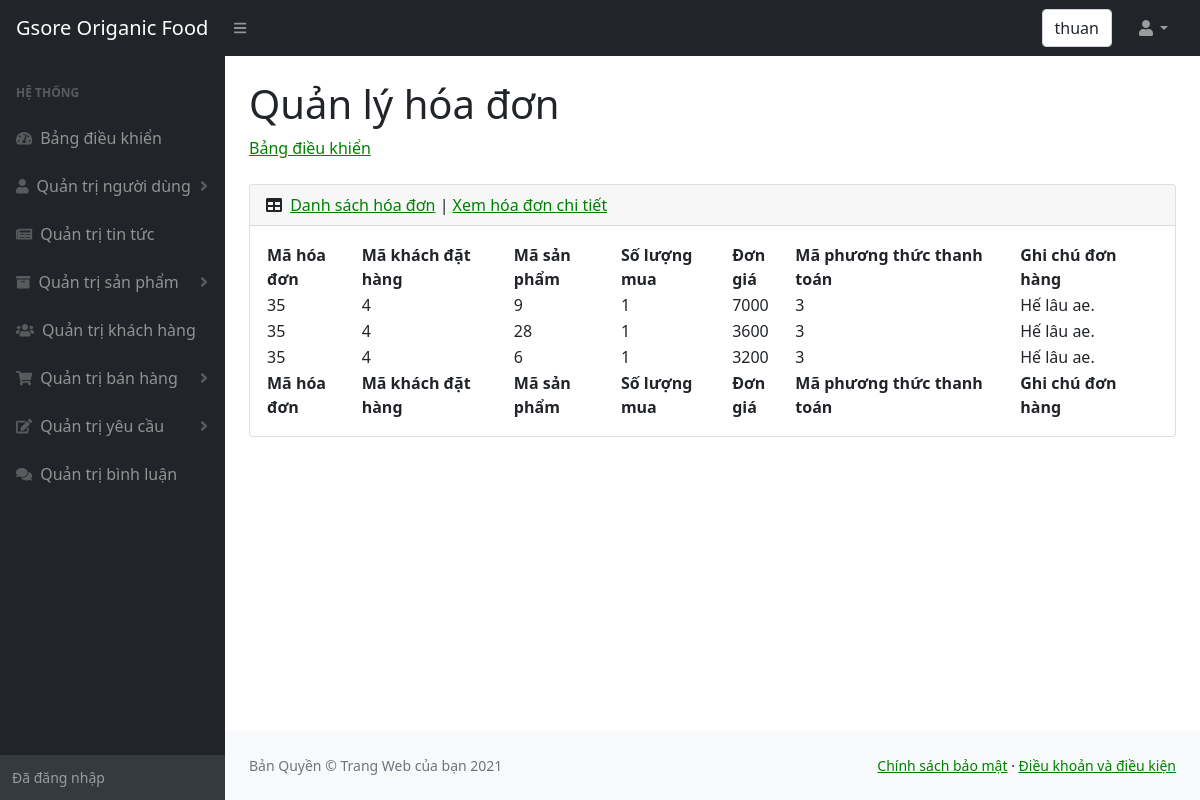
Screenshot of /admin/hoadonxemchitiet.php?id=35 (signed in) with the database file from the repository.
### tables this page shows
CREATE TABLE `chitiethoadon` (
  `mahoadon` int(10) NOT NULL,
  `masanpham` int(10) NOT NULL,
  `soluongmua` int(15) NOT NULL,
  `dongia` float NOT NULL,
  `maphuongthucthanhtoan` int(11) NOT NULL,
  `ghichudonhang` text DEFAULT NULL,
  `makhachdathang` int(11) NOT NULL
);

### admin/hoadonxemchitiet.php (the view, shortened to what this page needs)
<!DOCTYPE html>
<html lang="en">
    <head>
        <link href="https://cdn.jsdelivr.net/npm/simple-datatables@latest/dist/style.css" rel="stylesheet" />
        <link href="css/styles.css" rel="stylesheet" />
    </head>
    <body class="sb-nav-fixed">
        <nav class="sb-topnav navbar navbar-expand navbar-dark bg-dark">
            <a class="navbar-brand ps-3" href="../index.php">Gsore Origanic Food </a>
            <button class="btn btn-link btn-sm order-1 order-lg-0 me-4 me-lg-0" id="sidebarToggle" href="#!"><i class="fas fa-bars"></i></button>
            <form class="d-none d-md-inline-block form-inline ms-auto me-0 me-md-3 my-2 my-md-0">
                <div class="input-group">
                  <div class="form-control"><?php  echo $_SESSION['ten_nguoi_dung'];?>  </div>
                </div>
            </form>
            <ul class="navbar-nav ms-auto ms-md-0 me-3 me-lg-4">
                <li class="nav-item dropdown">
                    <a class="nav-link dropdown-toggle" id="navbarDropdown" href="#" role="button" data-bs-toggle="dropdown" aria-expanded="false"><i class="fas fa-user fa-fw"></i></a>
                </li>
            </ul>
        </nav>
        <div id="layoutSidenav">
        <div id="layoutSidenav_nav" >
                <nav class="sb-sidenav accordion sb-sidenav-dark" id="sidenavAccordion">
                    <div class="sb-sidenav-menu">
                        <div class="nav">
                            <div class="sb-sidenav-menu-heading">Hệ thống</div>
                            <a class="nav-link" href="index.php">
                                <div class="sb-nav-link-icon"><i class="fas fa-tachometer-alt"></i></div>
                                Bảng điều khiển
                            </a>
                            <a class="nav-link collapsed" href="nguoidung.php" data-bs-toggle="collapse" data-bs-target="#collapseOne" aria-expanded="false" aria-controls="collapseOne">
                                <div class="sb-nav-link-icon"><i class="fas fa-user"></i></div>
                                Quản trị người dùng
                                <div class="sb-sidenav-collapse-arrow"><i class="fas fa-angle-down"></i></div>
                            </a>
                            <a class="nav-link" href="tintuc.php">
                                <div class="sb-nav-link-icon"><i class="fas fa-newspaper"></i></div>
                                    Quản trị tin tức
                            </a>
                            <a class="nav-link collapsed" href="#" data-bs-toggle="collapse" data-bs-target="#collapseTwo" aria-expanded="false" aria-controls="collapseTwo">
                                <div class="sb-nav-link-icon"><i class="fas fa-archive"></i></div>
                                Quản trị sản phẩm
                                <div class="sb-sidenav-collapse-arrow"><i class="fas fa-angle-down"></i></div>
                            </a>
                            <a class="nav-link" href="khachhang.php">
                                <div class="sb-nav-link-icon"><i class="fas fa-users"></i></div>
                                Quản trị khách hàng
                            </a>
                            <a class="nav-link collapsed" href="#" data-bs-toggle="collapse" data-bs-target="#collapseThree" aria-expanded="false" aria-controls="collapseThree">
                                <div class="sb-nav-link-icon"><i class="fas fa-shopping-cart"></i></div>
                                Quản trị bán hàng
                                <div class="sb-sidenav-collapse-arrow"><i class="fas fa-angle-down"></i></div>
                            </a>
                            <a class="nav-link collapsed" href="#" data-bs-toggle="collapse" data-bs-target="#collapseFour" aria-expanded="false" aria-controls="collapseFour">
                                <div class="sb-nav-link-icon"><i class="fas fa-edit"></i></div>
                                Quản trị yêu cầu
                                <div class="sb-sidenav-collapse-arrow"><i class="fas fa-angle-down"></i></div>
                            </a>
                            <a class="nav-link" href="binhluan.php">
                                <div class="sb-nav-link-icon"><i class="fas fa-comments"></i></div>
                                Quản trị bình luận
                            </a>
                        </div>
                    </div>
                    <div class="sb-sidenav-footer">
                        <div class="small">Đã đăng nhập</div>
                    </div>
                </nav>
            </div>
            <div id="layoutSidenav_content">
                <main>
                    <div class="container-fluid px-4">
                        <h1 class="mt-4">Quản lý hóa đơn</h1>
                        <ol class="breadcrumb mb-4">
                            <li class="breadcrumb-item"><a href="index.php">Bảng điều khiển</a></li>
                        </ol>
                        <div class="card mb-4">
                            <div class="card-header">
                                <i class="fas fa-table me-1"></i>
                                <a href="hoadon.php">Danh sách hóa đơn</a> | <a href="hoadonxemchitiet.php">Xem hóa đơn chi tiết</a>
                            </div>
                            <div class="card-body">
                                <table id="datatablesSimple">
                                    <thead>
                                        <tr>
                                            <th>Mã hóa đơn</th>
                                            <th>Mã khách đặt hàng</th>
                                            <th>Mã sản phẩm</th>
                                            <th>Số lượng mua</th>
                                            <th>Đơn giá</th>
                                            <th>Mã phương thức thanh toán</th>
                                            <th>Ghi chú đơn hàng</th>
                                        </tr>
                                    </thead>
                                    <tfoot>
                                        <tr>
                                            <th>Mã hóa đơn</th>
                                            <th>Mã khách đặt hàng</th>
                                            <th>Mã sản phẩm</th>
                                            <th>Số lượng mua</th>
                                            <th>Đơn giá</th>
                                            <th>Mã phương thức thanh toán</th>
                                            <th>Ghi chú đơn hàng</th>
                                        </tr>
                                    </tfoot>
                                    <tbody>
                                    <?php
                                        include("../config.php");
                                        $mahoadon = $_GET["id"];
                                        $sql = "
                                                SELECT *
                                                FROM chitiethoadon where mahoadon = '".$mahoadon."'
                                        ";
                                        $hoa_don_chi_tiet = mysqli_query($ket_noi, $sql) or die("lỗi truy vấn");
                                        while($row = mysqli_fetch_array($hoa_don_chi_tiet)){
                                    ;?>
                                        <tr>
                                            <td><?php echo $row["mahoadon"];?></td>
                                            <td><?php echo $row["makhachdathang"];?></td>
                                            <td><?php echo $row["masanpham"];?></td>
                                            <td><?php echo $row["soluongmua"];?></td>
                                            <td><?php echo $row["dongia"];?></td>
                                            <td><?php echo $row["maphuongthucthanhtoan"];?></td>
                                            <td><?php echo $row["ghichudonhang"];?></td>
                                        </tr>
                                    <?php } ?>
                                    </tbody>
                                </table>
                            </div>
                        </div>
                    </div>
                </main>
                <footer  class="py-4 bg-light mt-auto" >
                    <div class="container-fluid px-4">
                        <div class="d-flex align-items-center justify-content-between small">
                            <div class="text-muted">Bản Quyền &copy; Trang Web của bạn 2021</div>
                            <div>
                                <a href="chinhsachbaomat.php">Chính sách bảo mật</a>
                                &middot;
                                <a href="chinhsachbaomat.php">Điều khoản và điều kiện</a>
                            </div>
                        </div>
                    </div>
                </footer>
            </div>
        </div>
    </body>
</html>

### rows the page displays
chitiethoadon: mahoadon "35", makhachdathang "4", masanpham "9", soluongmua "1", dongia "7000", maphuongthucthanhtoan "3", ghichudonhang "Hế lâu ae."
chitiethoadon: mahoadon "35", makhachdathang "4", masanpham "28", soluongmua "1", dongia "3600", maphuongthucthanhtoan "3", ghichudonhang "Hế lâu ae."
chitiethoadon: mahoadon "35", makhachdathang "4", masanpham "6", soluongmua "1", dongia "3200", maphuongthucthanhtoan "3", ghichudonhang "Hế lâu ae."

### other values shown
$_SESSION['ten_nguoi_dung'] "thuan"
